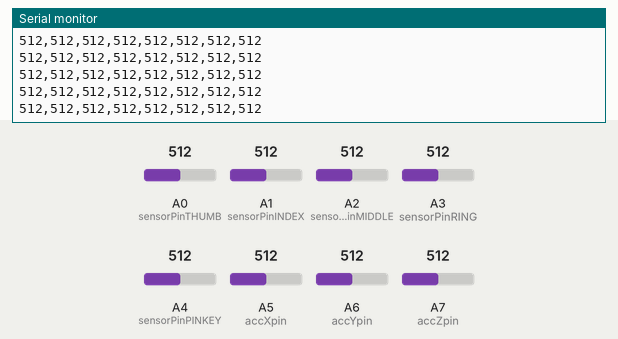
Simulated run of this sketch. Board: Arduino Nano, built with avr-gcc and run on an emulated ATmega328P. On the bench: the last lines printed to the serial monitor. The inputs (shaded band) are chosen by the test bench; at power-on: A1 (sensorPinINDEX) = 512, A2 (sensorPinMIDDLE) = 512, A3 (sensorPinRING) = 512, A0 (sensorPinTHUMB) = 512, A4 (sensorPinPINKEY) = 512, A5 (accXpin) = 512, A6 (accYpin) = 512, A7 (accZpin) = 512.

Above: at 4.2 s.
4.3 s: A1 (sensorPinINDEX) set to 106
At 4.36 s:
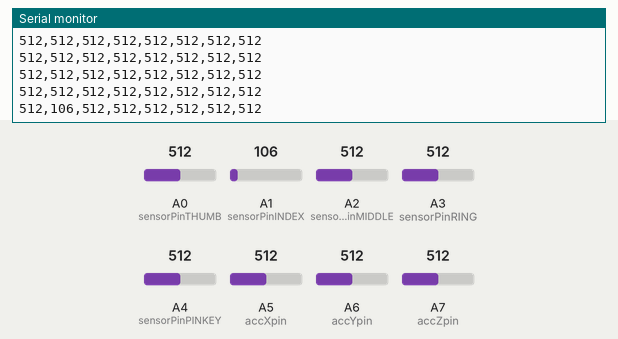
5.8 s: A1 (sensorPinINDEX) set to 92
At 5.82 s:
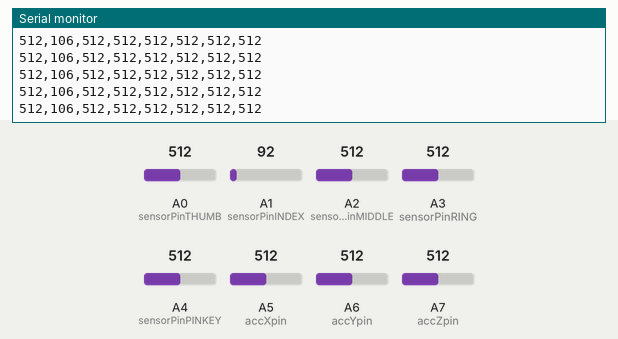
8.8 s: A2 (sensorPinMIDDLE) set to 110
At 8.81 s:
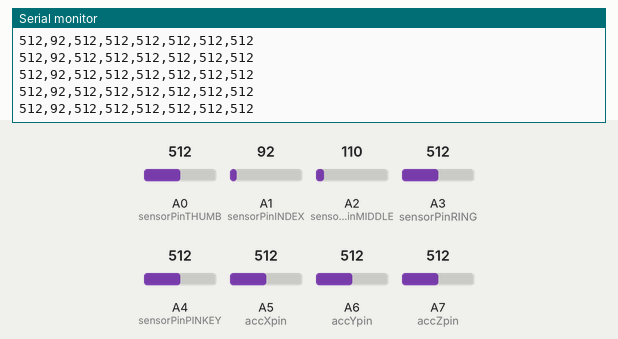
10.3 s: A2 (sensorPinMIDDLE) set to 90
At 10.32 s:
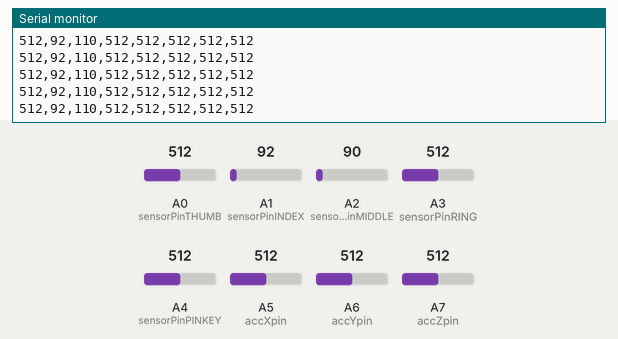
11.8 s: A3 (sensorPinRING) set to 106
At 11.8 s:
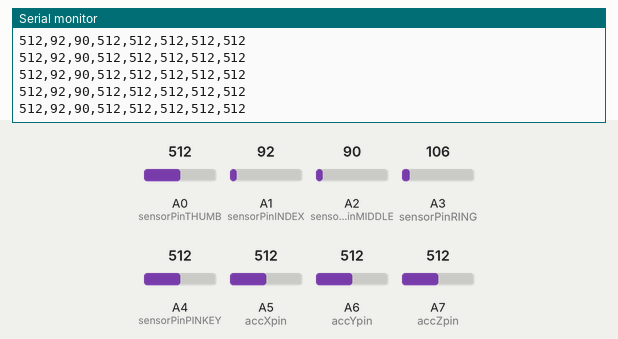
13.3 s: A3 (sensorPinRING) set to 94
At 13.32 s:
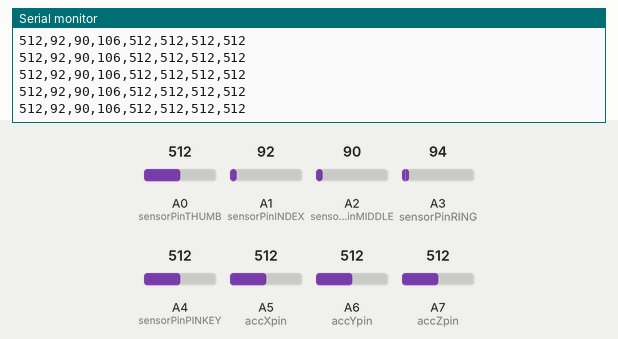
Timing chart, 0 to 16.3 s (numbered marks = the images above; inputs shaded):
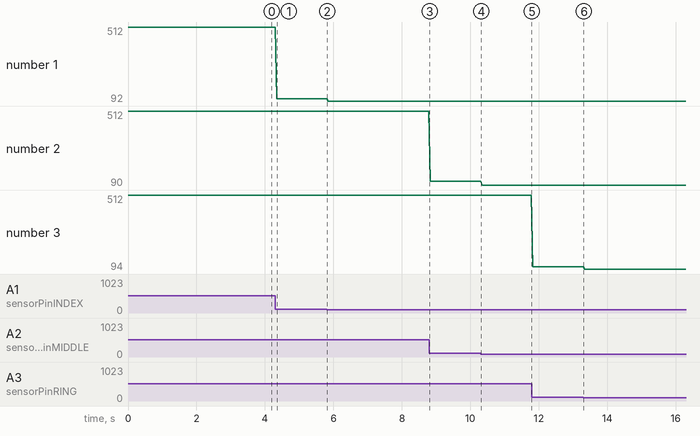

The sketch:

HandGestureVocalizer.ino
```cpp
//#include <SoftwareSerial.h>
//#define txPin 18
//#define rxPin 19
//int LED = 13;

//SoftwareSerial BTserial(rxPin,txPin);
//constant values for flexsensors
const int sensorPinTHUMB = A0;    // pin that the THUMB flex sensor is attached to
const int sensorPinINDEX = A1;    // pin that the INDEX flex sensor is attached to
const int sensorPinMIDDLE = A2;    // pin that the MIDDLE flex sensor is attached to
const int sensorPinRING = A3;    // pin that the RING flex sensor is attached to
const int sensorPinPINKEY = A4;    // pin that the PINKEY flex sensor is attached to
const int accXpin = A5;
const int accYpin = A6;
const int accZpin = A7;

//variables
int SVTHUMB = 0;         // the sensor value
int SVINDEX = 0;         // the sensor value
int SVMIDDLE = 0;         // the sensor value
int SVRING = 0;         // the sensor value
int SVPINKEY = 0;         // the sensor value
int X=0;
int Y=0;
int Z=0;
//int count=0;

void setup() {
  // put your setup code here, to run once:
  Serial.begin(9600);
 // BTserial.begin(9600);
  pinMode(sensorPinTHUMB,INPUT);
  pinMode(sensorPinINDEX,INPUT);
  pinMode(sensorPinMIDDLE,INPUT);
  pinMode(sensorPinRING,INPUT);
  pinMode(sensorPinPINKEY,INPUT);
 // pinMode(txPin,OUTPUT);
 pinMode(accXpin,INPUT);
 pinMode(accYpin,INPUT);
 pinMode(accZpin,INPUT);
  Serial.flush();
}

void loop() {

//read flexsensor value
 SVTHUMB = analogRead(sensorPinTHUMB);
 SVINDEX = analogRead(sensorPinINDEX);
 SVMIDDLE = analogRead(sensorPinMIDDLE);
 SVRING = analogRead(sensorPinRING);
 SVPINKEY = analogRead(sensorPinPINKEY);
 X= analogRead(accXpin);
 Y= analogRead(accYpin);
 Z= analogRead(accZpin);


//if data is comming from the flex sensor then show the value
// Serial.print ("SVTHUMB = ");
Serial.print(SVTHUMB);
Serial.print(",");
//Serial.print ("SVINDEX = ");
Serial.print(SVINDEX);
Serial.print(",");
//Serial.print ("SVMIDDLE = ");
Serial.print(SVMIDDLE);
Serial.print(",");
//Serial.print ("SVRING = ");
Serial.print(SVRING);
Serial.print(",");
//Serial.print ("SVPINKEY = ");
Serial.print(SVPINKEY);
Serial.print(",");
Serial.print(X);
Serial.print(",");
Serial.print(Y);
Serial.print(",");
Serial.print(Z);
//Serial.print(",");
//Serial.print("And");
Serial.print('\n');
//count= count+1;
Serial.flush();
delay(10);

//if (count==200)
//{
//  Serial.println("!!!!!!!!!!!!@@@@@@@@@@############$$$$$$$$$$$%%%%%%%%%%%^^^^^^^^^^");
//  Serial.println("!!!!!!!!!!!!@@@@@@@@@@############$$$$$$$$$$$%%%%%%%%%%%^^^^^^^^^^");
//  Serial.println("!!!!!!!!!!!!@@@@@@@@@@############$$$$$$$$$$$%%%%%%%%%%%^^^^^^^^^^");
//  Serial.println("!!!!!!!!!!!!@@@@@@@@@@############$$$$$$$$$$$%%%%%%%%%%%^^^^^^^^^^");
//  Serial.println("!!!!!!!!!!!!@@@@@@@@@@############$$$$$$$$$$$%%%%%%%%%%%^^^^^^^^^^");
//  Serial.println("!!!!!!!!!!!!@@@@@@@@@@############$$$$$$$$$$$%%%%%%%%%%%^^^^^^^^^^");
//}

}

//if(Serial.available()>0)//check if there is data incoming or not
//{
//
//char c= Serial.read();
//BTserial.print(c);
//Serial.print("ok");
////digitalWrite(LED,LOW);
////delay(2000);
//}
//delay(10);
//}
```

Measured:
- after the input at 4.3 s, the serial monitor: prints a new line at once (image 1)
- plotted number 1: 512 → 106 after the input at 4.3 s, 106 → 92 after the input at 5.8 s
- plotted number 2: 512 → 110 after the input at 8.8 s, 110 → 90 after the input at 10.3 s
- plotted number 3: 512 → 106 after the input at 11.8 s, 106 → 94 after the input at 13.3 s
